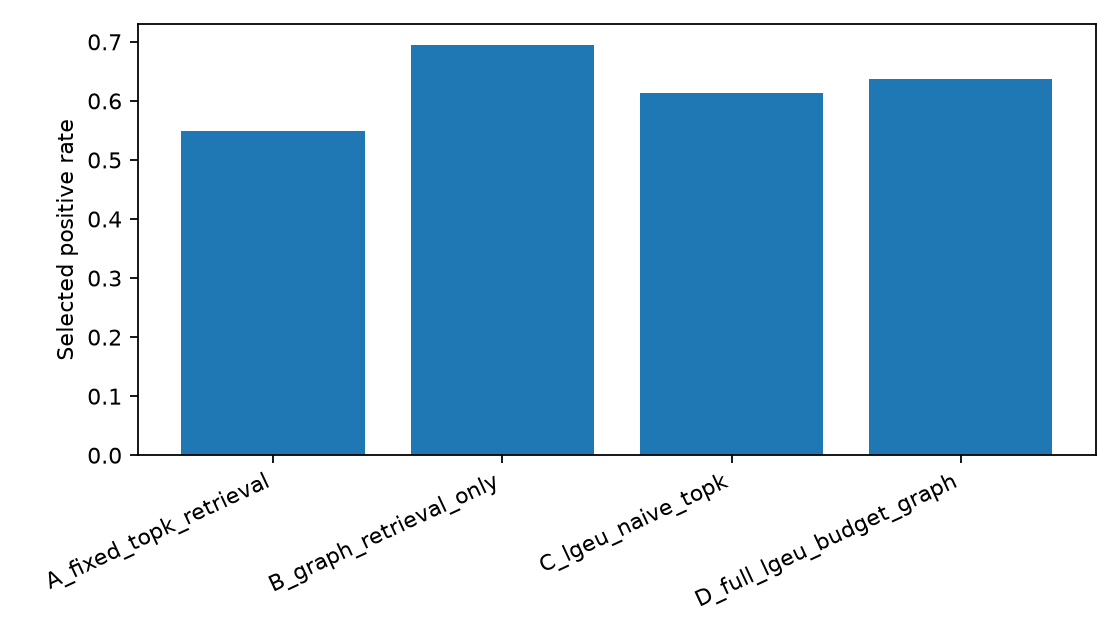
#> input picture sift-lgeu/experiments/ablation_positive_rate.png, 1120 x 640 px; its folder holds only this picture in this run
$ python -i descriptors.py   (imports and definitions only)
#> lines starting #> are read from the running program, lines starting #| are printed output that depends on the picture
from __future__ import annotations

import hashlib
import re
from pathlib import Path

import cv2
import numpy as np


def image_id_key(dataset: str, image: str) -> str:
    return f"{dataset}/{image}"


def load_image(path: Path) -> np.ndarray:
    image = cv2.imread(str(path), cv2.IMREAD_COLOR)
#> image is the input picture: shape (640, 1120, 3); mean B, G, R 222.5, 199.6, 166.6
    if image is None:
        raise FileNotFoundError(path)
    return image


def global_descriptor(path: Path) -> tuple[np.ndarray, dict]:
    image = load_image(path)
    h, w = image.shape[:2]
#> h = 640; w = 1120
    small = cv2.resize(image, (64, 64), interpolation=cv2.INTER_AREA)
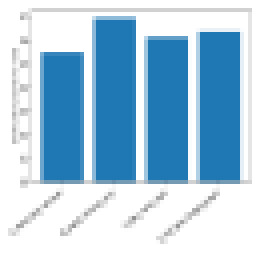
#> small: shape (64, 64, 3) (shown 4 times larger); mean B, G, R 222.5, 199.6, 166.6
    hsv = cv2.cvtColor(small, cv2.COLOR_BGR2HSV)
#> hsv: shape (64, 64, 3); mean H, S, V 43.3, 78.3, 222.5
    gray = cv2.cvtColor(small, cv2.COLOR_BGR2GRAY)
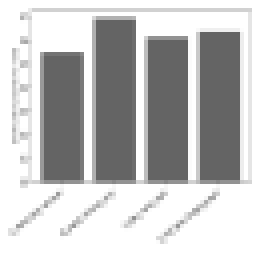
#> gray: shape (64, 64) (shown 4 times larger); min 100, max 255, mean 192.5
    hist = cv2.calcHist([hsv], [0, 1, 2], None, [8, 4, 4], [0, 180, 0, 256, 0, 256]).reshape(-1)
#> hist = 128 values, max 2308 at index 3, min 0 at index 0, mean 32
    hist = hist / max(float(hist.sum()), 1.0)
#> hist = 128 values, max 0.563 at index 3, min 0 at index 0, mean 0.00781
    gray_f = gray.astype(np.float32) / 255.0
    moments = np.array(
        [gray_f.mean(), gray_f.std(), np.percentile(gray_f, 10), np.percentile(gray_f, 90)],
        dtype=np.float32,
    )
#> moments = [0.755, 0.278, 0.392, 1]
    edges = cv2.Canny(gray, 80, 160)
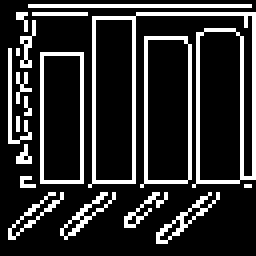
#> edges: shape (64, 64) (shown 4 times larger); 18.6% white in thin lines or dots
    edge_stats = np.array([edges.mean() / 255.0], dtype=np.float32)
#> edge_stats = [0.186]
    desc = np.concatenate([hist.astype(np.float32), moments, edge_stats])
#> desc = 133 values, max 1 at index 131, min 0 at index 0, mean 0.0272
    norm = float(np.linalg.norm(desc))
#> norm = 1.51
    if norm > 0:
        desc = desc / norm
#> desc = 133 values, max 0.663 at index 131, min 0 at index 0, mean 0.018
    return desc.astype(np.float32), {"width": w, "height": h, "aspect": w / max(h, 1)}


def numeric_tokens(name: str) -> list[int]:
    return [int(x) for x in re.findall(r"\d+", name)]


def stable_unit_hash(text: str) -> float:
    digest = hashlib.sha256(text.encode("utf-8")).digest()
    value = int.from_bytes(digest[:8], "big")
    return value / float(2**64 - 1)

>>> result = global_descriptor('../../experiments/ablation_positive_rate.png')
